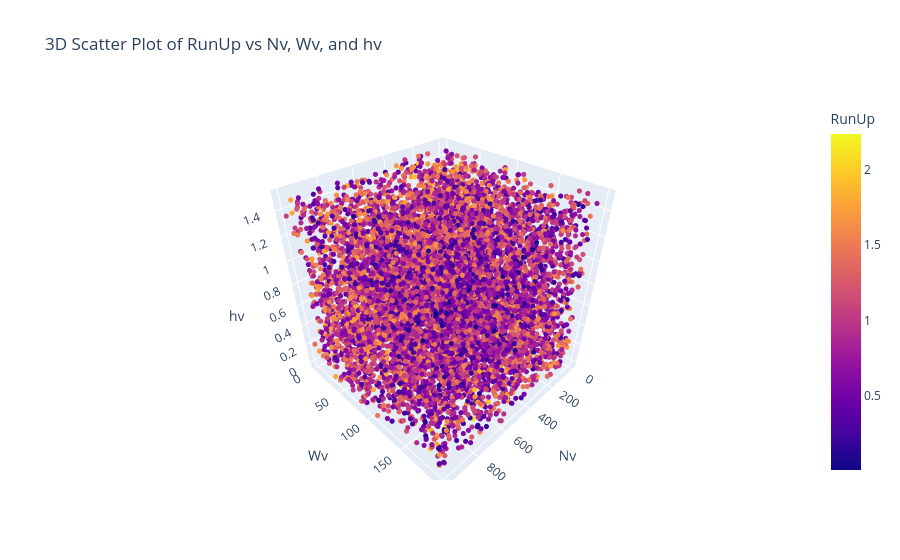

The notebook cell this image was saved under:
### Code cell
# Uncomment the following lines if you want to run the prediction on the original lhs data

lhs_data = mda._data
lhs_data = lhs_data.reset_index(drop=True)
RunUp = rbf_Ru.predict(lhs_data[["Hs", "Hs_L0", "Wv", "hv", "Nv"]])
lhs_data["RunUp"] = RunUp
lhs_data
fig = px.scatter_3d(
    lhs_data,
    x="Nv",
    y="Wv",
    z="hv",
    color="RunUp",
    labels={"Nv": "Nv", "Wv": "Wv", "hv": "hv", "RunUp": "RunUp"},
    title="3D Scatter Plot of RunUp vs Nv, Wv, and hv",
)
fig.update_traces(marker=dict(size=3))
fig.show()

### Figure 1 — Plotly figure (JSON) as saved in the notebook; plotly's stock layout.template omitted (floating-point values rounded to 4 significant figures; data arrays with more than 128 entries replaced by an {"elided": "..."} marker saying what was removed)
{"data": [{"hovertemplate": "Nv=%{x}<br>Wv=%{y}<br>hv=%{z}<br>RunUp=%{marker.color}<extra></extra>", "legendgroup": "", "marker": {"color": {"elided": "9297 float values"}, "coloraxis": "coloraxis", "size": 3, "symbol": "circle"}, "mode": "markers", "name": "", "scene": "scene", "showlegend": false, "type": "scatter3d", "x": {"elided": "9297 float values"}, "y": {"elided": "9297 float values"}, "z": {"elided": "9297 float values"}}], "layout": {"coloraxis": {"colorbar": {"title": {"text": "RunUp"}}, "colorscale": [[0, "#0d0887"], [0.1111, "#46039f"], [0.2222, "#7201a8"], [0.3333, "#9c179e"], [0.4444, "#bd3786"], [0.5556, "#d8576b"], [0.6667, "#ed7953"], [0.7778, "#fb9f3a"], [0.8889, "#fdca26"], [1, "#f0f921"]]}, "legend": {"tracegroupgap": 0}, "scene": {"domain": {"x": [0, 1], "y": [0, 1]}, "xaxis": {"title": {"text": "Nv"}}, "yaxis": {"title": {"text": "Wv"}}, "zaxis": {"title": {"text": "hv"}}}, "title": {"text": "3D Scatter Plot of RunUp vs Nv, Wv, and hv"}}}
